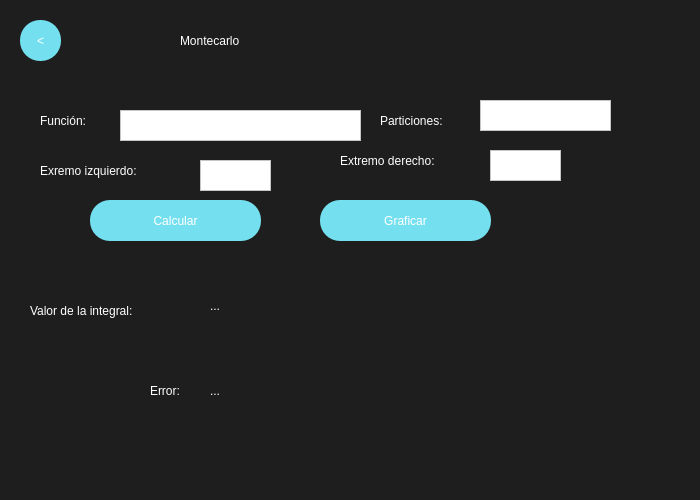
<?xml version="1.0" encoding="UTF-8"?>
<ui version="4.0">
 <class>MainWindow</class>
 <widget class="QMainWindow" name="MainWindow">
  <property name="geometry">
   <rect>
    <x>0</x>
    <y>0</y>
    <width>700</width>
    <height>500</height>
   </rect>
  </property>
  <property name="minimumSize">
   <size>
    <width>700</width>
    <height>500</height>
   </size>
  </property>
  <property name="maximumSize">
   <size>
    <width>1100</width>
    <height>500</height>
   </size>
  </property>
  <property name="windowTitle">
   <string>MainWindow</string>
  </property>
  <property name="styleSheet">
   <string notr="true">QWidget{
background-color:#1E1E1E;
}

QPushButton{
background-color:#74E0Ef;
color:white;
font: 30pt &quot;Impact&quot;;
border-radius:25px;
}

QPushButton:hover{
background-color:#7A63FF;
color:#74E0Ef;
font: 30pt &quot;Impact&quot;;
border-radius:30px;
}

</string>
  </property>
  <widget class="QWidget" name="centralwidget">
   <widget class="QLabel" name="label">
    <property name="geometry">
     <rect>
      <x>180</x>
      <y>10</y>
      <width>351</width>
      <height>61</height>
     </rect>
    </property>
    <property name="styleSheet">
     <string notr="true">color:white;
font: 50pt &quot;Impact&quot;;
</string>
    </property>
    <property name="text">
     <string>Montecarlo</string>
    </property>
   </widget>
   <widget class="QPushButton" name="MontBackButton">
    <property name="geometry">
     <rect>
      <x>20</x>
      <y>20</y>
      <width>41</width>
      <height>41</height>
     </rect>
    </property>
    <property name="styleSheet">
     <string notr="true">font: 20pt &quot;impact&quot;;
border-radius:20px;</string>
    </property>
    <property name="text">
     <string>&lt;</string>
    </property>
   </widget>
   <widget class="QPushButton" name="MontCalculateButton">
    <property name="geometry">
     <rect>
      <x>90</x>
      <y>200</y>
      <width>171</width>
      <height>41</height>
     </rect>
    </property>
    <property name="styleSheet">
     <string notr="true">font: 20pt &quot;impact&quot;;
border-radius:20px;</string>
    </property>
    <property name="text">
     <string>Calcular</string>
    </property>
   </widget>
   <widget class="QLabel" name="label_5">
    <property name="geometry">
     <rect>
      <x>30</x>
      <y>290</y>
      <width>171</width>
      <height>41</height>
     </rect>
    </property>
    <property name="styleSheet">
     <string notr="true">font:15pt&quot;Arial&quot;;
color:white;</string>
    </property>
    <property name="text">
     <string>Valor de la integral:</string>
    </property>
   </widget>
   <widget class="QLabel" name="label_2">
    <property name="geometry">
     <rect>
      <x>40</x>
      <y>110</y>
      <width>71</width>
      <height>21</height>
     </rect>
    </property>
    <property name="styleSheet">
     <string notr="true">color:white;
font:20px&quot;impact&quot;</string>
    </property>
    <property name="text">
     <string>Función:</string>
    </property>
   </widget>
   <widget class="QTextEdit" name="FuncionEntry">
    <property name="geometry">
     <rect>
      <x>120</x>
      <y>110</y>
      <width>241</width>
      <height>31</height>
     </rect>
    </property>
    <property name="styleSheet">
     <string notr="true">background-color: rgb(255, 255, 255);</string>
    </property>
   </widget>
   <widget class="QLabel" name="label_3">
    <property name="geometry">
     <rect>
      <x>40</x>
      <y>160</y>
      <width>151</width>
      <height>21</height>
     </rect>
    </property>
    <property name="styleSheet">
     <string notr="true">color:white;
font:20px&quot;impact&quot;</string>
    </property>
    <property name="text">
     <string>Exremo izquierdo:</string>
    </property>
   </widget>
   <widget class="QTextEdit" name="ExtIzqEntry">
    <property name="geometry">
     <rect>
      <x>200</x>
      <y>160</y>
      <width>71</width>
      <height>31</height>
     </rect>
    </property>
    <property name="styleSheet">
     <string notr="true">background-color: rgb(255, 255, 255);</string>
    </property>
   </widget>
   <widget class="QLabel" name="label_4">
    <property name="geometry">
     <rect>
      <x>340</x>
      <y>150</y>
      <width>151</width>
      <height>21</height>
     </rect>
    </property>
    <property name="styleSheet">
     <string notr="true">color:white;
font:20px&quot;impact&quot;</string>
    </property>
    <property name="text">
     <string>Extremo derecho: </string>
    </property>
   </widget>
   <widget class="QTextEdit" name="ExtDerEntry">
    <property name="geometry">
     <rect>
      <x>490</x>
      <y>150</y>
      <width>71</width>
      <height>31</height>
     </rect>
    </property>
    <property name="styleSheet">
     <string notr="true">background-color: rgb(255, 255, 255);</string>
    </property>
   </widget>
   <widget class="QLabel" name="label_6">
    <property name="geometry">
     <rect>
      <x>380</x>
      <y>110</y>
      <width>101</width>
      <height>21</height>
     </rect>
    </property>
    <property name="styleSheet">
     <string notr="true">color:white;
font:20px&quot;impact&quot;</string>
    </property>
    <property name="text">
     <string>Particiones:</string>
    </property>
   </widget>
   <widget class="QTextEdit" name="ParticionesEntry">
    <property name="geometry">
     <rect>
      <x>480</x>
      <y>100</y>
      <width>131</width>
      <height>31</height>
     </rect>
    </property>
    <property name="styleSheet">
     <string notr="true">background-color: rgb(255, 255, 255);</string>
    </property>
   </widget>
   <widget class="QLabel" name="label_7">
    <property name="geometry">
     <rect>
      <x>150</x>
      <y>370</y>
      <width>51</width>
      <height>41</height>
     </rect>
    </property>
    <property name="styleSheet">
     <string notr="true">font:15pt&quot;Arial&quot;;
color:white;</string>
    </property>
    <property name="text">
     <string>Error:</string>
    </property>
   </widget>
   <widget class="QLabel" name="ResultError">
    <property name="geometry">
     <rect>
      <x>210</x>
      <y>370</y>
      <width>371</width>
      <height>41</height>
     </rect>
    </property>
    <property name="styleSheet">
     <string notr="true">font:15pt&quot;Arial&quot;;
color:white;</string>
    </property>
    <property name="text">
     <string>...</string>
    </property>
   </widget>
   <widget class="QLabel" name="ResultIntegral">
    <property name="geometry">
     <rect>
      <x>210</x>
      <y>290</y>
      <width>431</width>
      <height>31</height>
     </rect>
    </property>
    <property name="styleSheet">
     <string notr="true">color: rgb(255, 255, 255);
font:20px&quot;impact&quot;</string>
    </property>
    <property name="text">
     <string>...</string>
    </property>
    <property name="wordWrap">
     <bool>true</bool>
    </property>
   </widget>
   <widget class="QPushButton" name="Simp1GraficarButton">
    <property name="geometry">
     <rect>
      <x>320</x>
      <y>200</y>
      <width>171</width>
      <height>41</height>
     </rect>
    </property>
    <property name="styleSheet">
     <string notr="true">font: 20pt &quot;impact&quot;;
border-radius:20px;</string>
    </property>
    <property name="text">
     <string>Graficar</string>
    </property>
   </widget>
  </widget>
 </widget>
 <resources/>
 <connections/>
</ui>
